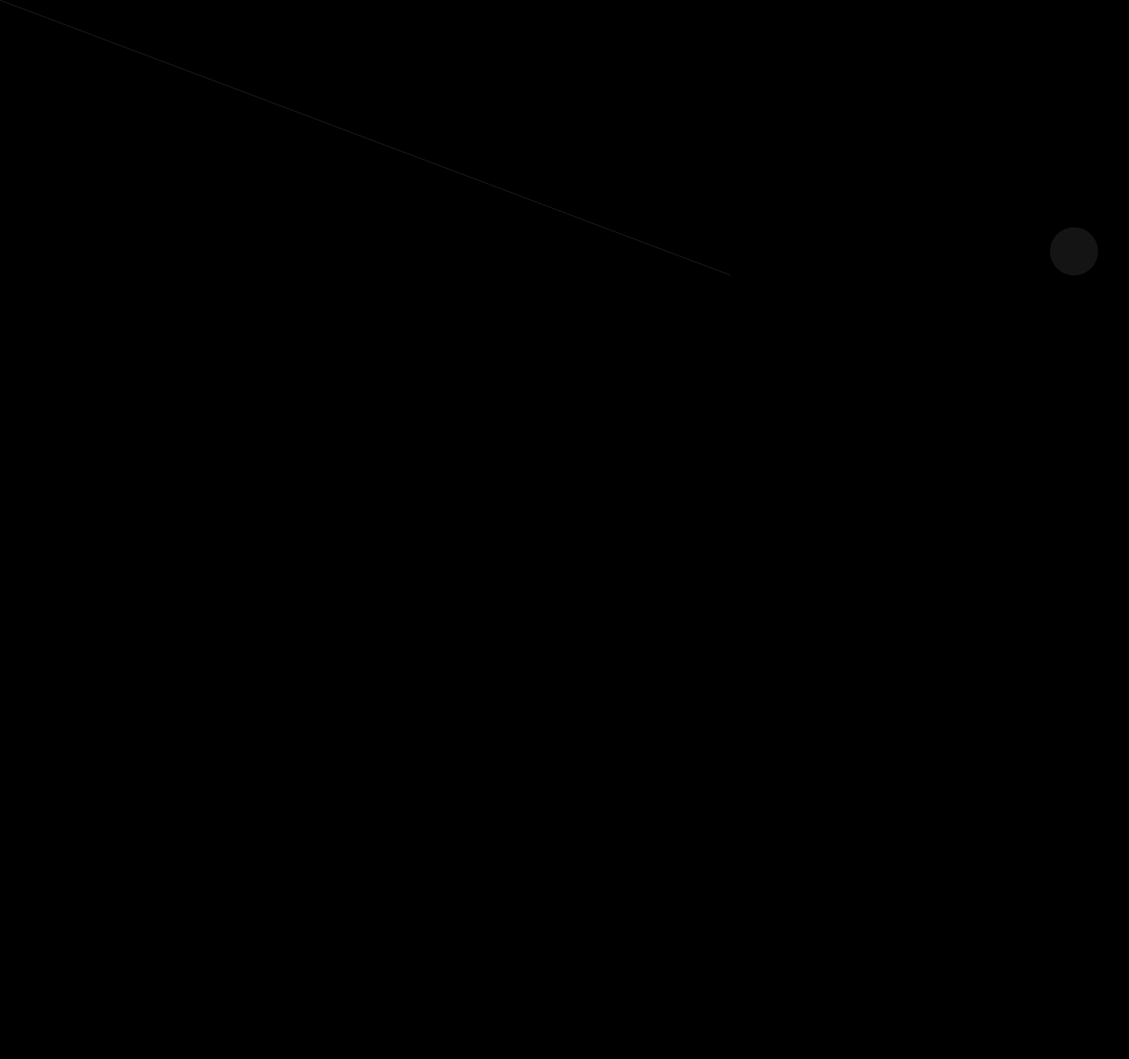
Frame 1 (no input)
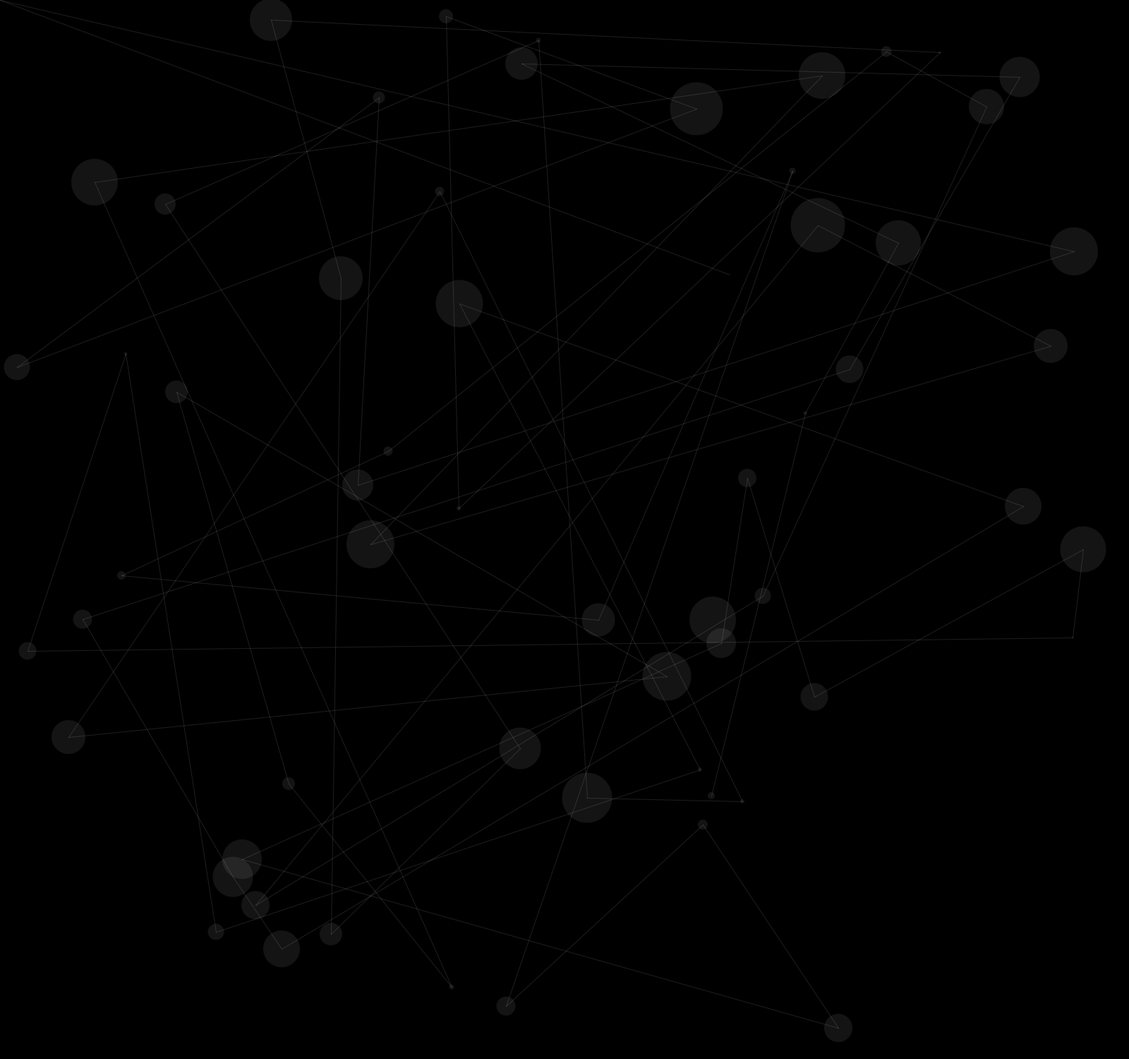
Frame 60 (the mouse pressed at the canvas centre just before this capture)
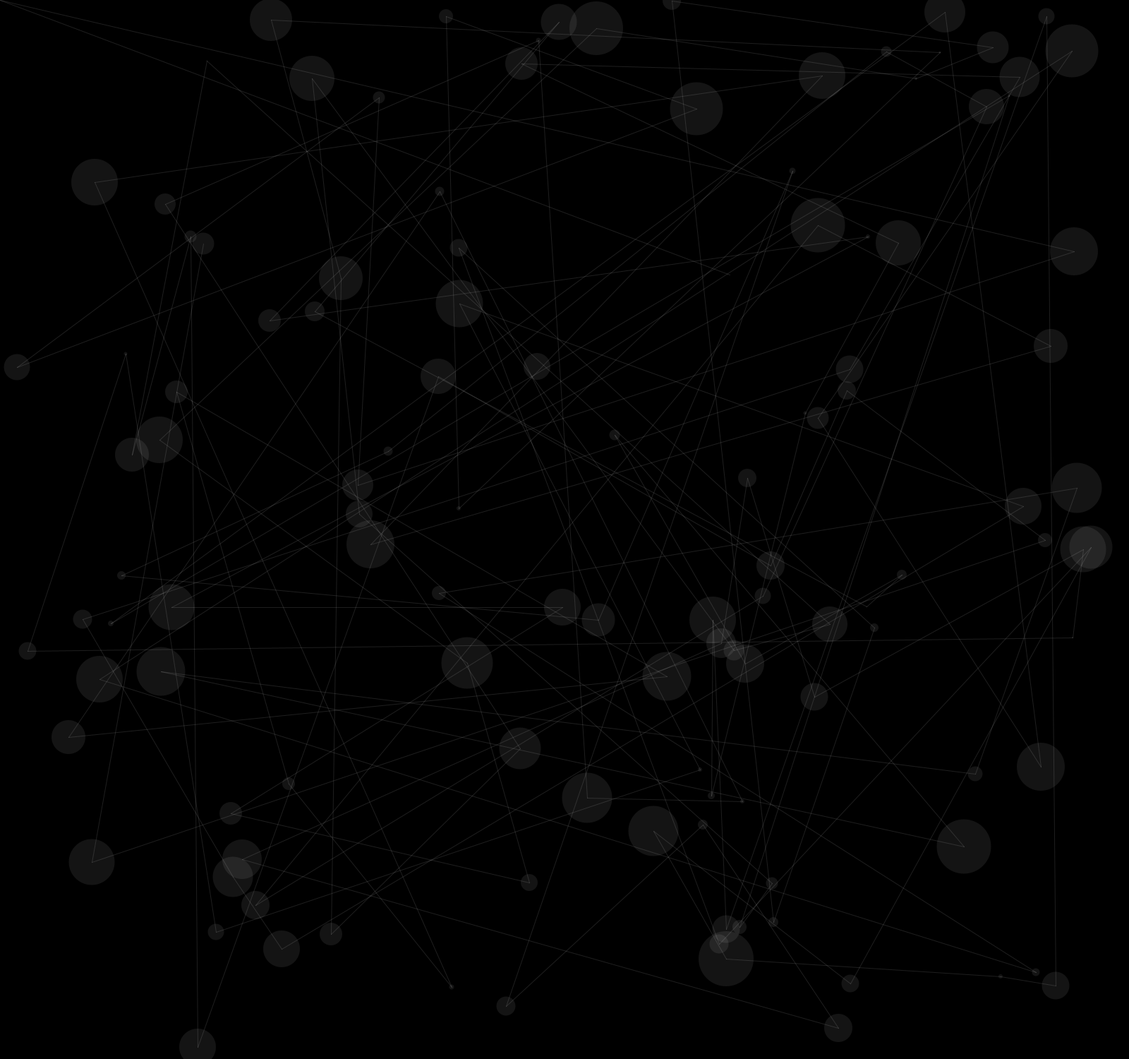
Frame 120 (the mouse held since frame 60 and released just before this capture)

The Processing sketch that drew these frames (run headless with seeded random() and noise(); from frame 60 on, the mouse is pressed at the canvas centre):

// Processing sketch: processing_108653
// ── processing_108653.pde

Dots myDots;
int[] xp = new int[1000];
int[] yp = new int[1000];
int i;
void setup() {
  size (1600, 1500);
  frameRate(30);
  myDots = new Dots();
  background(0);
}
void draw() {
  myDots.update();
  myDots.connect();
  // println("x: "+xp[i]+", y: "+yp[i]);
  i++;
}
class Dots {
  int x;
  int y;
  int i=2; //array counter
  int j=0;
  Dots() {
    xp[0] = (int)random(width);
    yp[0] = (int)random(height);
    smooth();
    noStroke();
    ellipse(xp[0], yp[0], 10, 10);
  }
  void update() {
    x = (int)random(width);
    y = (int)random(height);
    smooth();
    noStroke();
    fill(255, 20);
    int dia = (int)random(1, 80);
    ellipse(x, y, dia, dia);
 
    if (i<990 || j<990) {
      xp[i] = x;
      yp[i] = y;
      //println(i);
      i++;
    }
    else {
      i=1;
      j=0;
      background(0);
     // println("array reset");
    }
  }
  void connect() {
    smooth();
    stroke(255, 30);
    line(xp[j], yp[j], xp[j+1], yp[j+1]);
    //println("x: "+xp[j]+", y: "+yp[j]);
    j++;
  }
}
